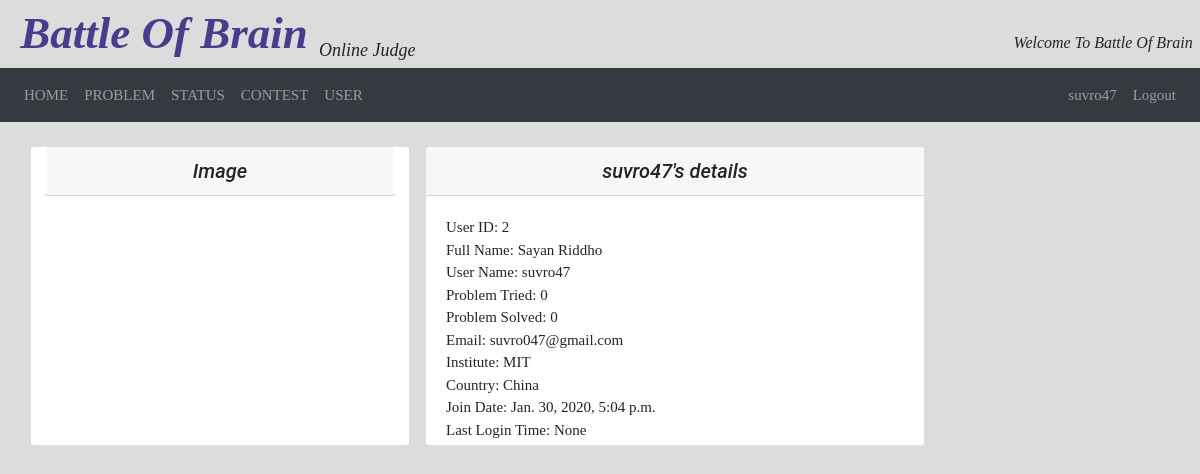
The app's page /profile/ (signed in), older data.
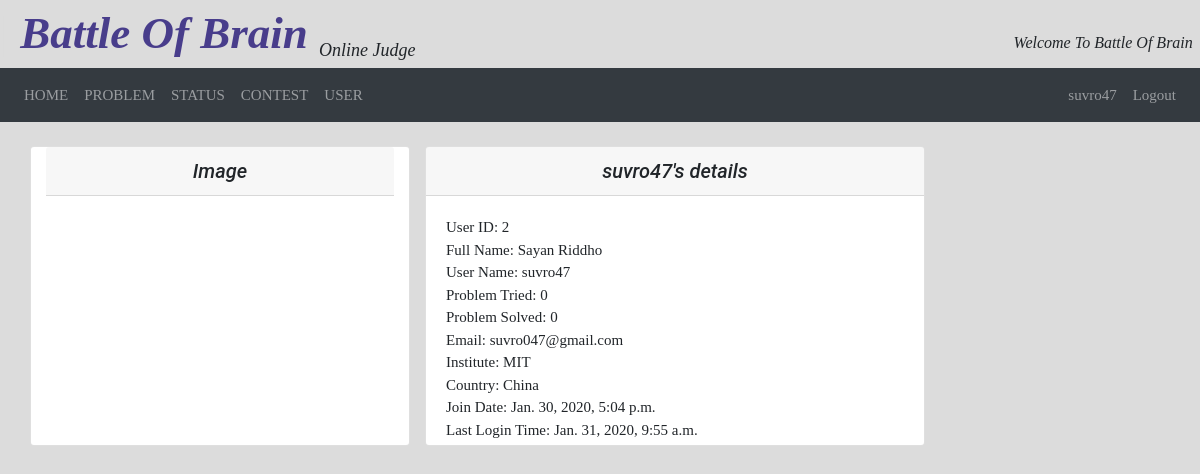
The same page, newer data.
### user/models.py (models this page shows, shortened)
class CustomUser(AbstractUser):
    full_name = models.CharField(max_length=100, blank=False)
    institute = models.CharField(max_length=100, blank=False)
    country = models.CharField(max_length=100, blank=False)
    problem_tried = models.IntegerField(default=0)
    problem_solved = models.IntegerField(default=0)

### user/views.py (the view)
# urls.py: path('profile/', user_views.profile, name='profile'),
def profile(request):
    return render(request, 'profile.html')

### templates/profile.html (shortened to what this page needs)
{% extends 'base.html' %}
{% block content %}
<div class="container">
  <div class="row">
    <div class="col-md-4 card mb-4  mt-4 left  top">
      <h5 class="card-header" align="center"> <i> Image </i></h5>
      <div class="card-body">
       </div>
    </div>
<div class="col-md-4 float-right ">
   <div class="card my-4">
     <h5 class="card-header" align="center"> <i> {{user.username}}'s details </i></h5>
    <div class="card-body">
      <p1 style=" font-family : 'Times New Roman'; "> User ID:  {{user.id}} </p1> <br>
      <p1 style=" font-family : 'Times New Roman'; "> Full Name:  {{user.full_name}} </p1> <br>
      <p1 style=" font-family : 'Times New Roman'; "> User Name:  {{user.username}} </p1> <br>
      <p1 style=" font-family : 'Times New Roman'; "> Problem Tried:  {{user.problem_tried}} </p1> <br>
      <p1 style=" font-family : 'Times New Roman'; "> Problem Solved:  {{user.problem_solved}} </p1> <br>
      <p1 style=" font-family : 'Times New Roman'; "> Email:  {{user.email}} </p1> <br>
      <p1 style=" font-family : 'Times New Roman'; "> Institute:  {{user.institute}} </p1> <br>
      <p1 style=" font-family : 'Times New Roman'; "> Country:  {{user.country}} </p1> <br>
      <p1 style=" font-family : 'Times New Roman'; "> Join Date:  {{user.date_joined}} </p1> <br>
      <p1 style=" font-family : 'Times New Roman'; "> Last Login Time:  {{user.last_login}} </p1> <br>
    </div>
   </div>
</div>
</div>
</div>
</div>
{% endblock %}

### templates/base.html (shortened to what this page needs)
<!doctype html>
<html lang="en">
<head>
    <link rel="stylesheet" href="https://stackpath.bootstrapcdn.com/bootstrap/4.2.1/css/bootstrap.min.css">
</head>
<body class ='bg'>
<p1 style=" font-family: 'Times New Roman', serif; font-size:45px; "> <font color="#dcdcdc"> | </font> <i> <b> <a href="{% url 'home' %}" style="text-decoration: none"> <font color="#483D8B"> Battle Of Brain </font> </a> </b> </i> <sub> <font size = "4" > <i> Online Judge </i></font> </sub>  <p4 style="float:right"> <font size="3"> <i>Welcome To Battle Of Brain </i>  <font color="#dcdcdc"> | </font> </font></p4> </p1>
   <nav class="navbar navbar-expand-lg navbar-dark bg-dark">
       <div class="collapse navbar-collapse" id="navbarNavDropdown">
           <ul class="navbar-nav">
              <li class="nav-item">
                   <a class="nav-link" href="{% url 'home' %}"> <p1 style=" font-family : 'Times New Roman'; "> HOME </p1> </a>
              </li>
              <li class="nav-item">
                  <a class="nav-link" href="{% url 'problems' %}">  <p1 style=" font-family : 'Times New Roman'; "> PROBLEM </p1> </a>
              </li>
              <li class="nav-item">
                  <a class="nav-link" href="{% url 'submission' %}">  <p1 style=" font-family : 'Times New Roman'; "> STATUS </p1>  </a>
              </li>
              <li class="nav-item">
                  <a class="nav-link" href= "#"> <p1 style=" font-family : 'Times New Roman'; "> CONTEST </p1> </a>
              </li>
              <li class="nav-item">
                  <a class="nav-link" href="{% url 'profiles' %}">  <p1 style=" font-family : 'Times New Roman'; "> USER </p1> </a>
              </li>
           </ul>
       </div>
       <div class="navbar-nav ml-auto">
        {% if user.is_authenticated %}
           <a href = "{% url 'profile' %}" class="nav-item nav-link"> <p1 style=" font-family : 'Times New Roman'; "> {{user.username}} </p1> </a>
            <a href = "{% url 'logout' %}?next={{request.path}}" class="nav-item nav-link"><p1 style=" font-family : 'Times New Roman'; "> Logout </p1> </a>
        {% else %}
           <a href="{% url 'login' %}?next={{request.path}}" class="nav-item nav-link"> <p1 style=" font-family : 'Times New Roman'; "> Login </p1> </a>
           <a href="{% url 'signup' %}" class="nav-item nav-link"><p1 style=" font-family : 'Times New Roman'; "> Register </p1> </a>
        {% endif %}
       </div>
   </nav>
<div class = 'main_body'>
{% block content %}
{% endblock %}
  </body>
</html>

Row changes from the older to the newer data that the page shows:
changed CustomUser "suvro47": last_login "None" → "Jan. 31, 2020, 9:55 a.m."
